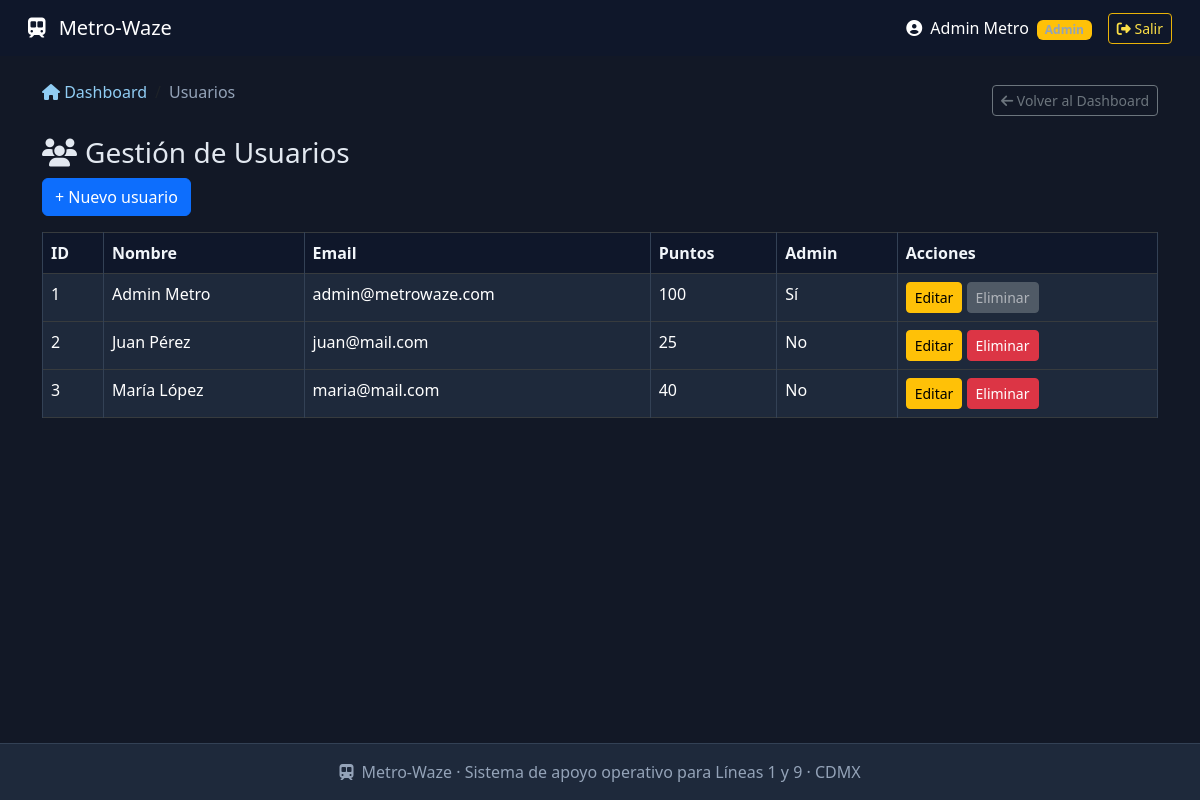
The page /usuarios.php (signed in) on the database its author committed.
### tables this page shows
CREATE TABLE usuario (
    id_usuario INT PRIMARY KEY AUTO_INCREMENT NOT NULL,
    nombre VARCHAR(100) NOT NULL,
    email VARCHAR(100) NOT NULL UNIQUE,
    password VARCHAR(100) NOT NULL,
    puntos_reputacion INT NOT NULL DEFAULT 0,
    es_admin BOOLEAN NOT NULL DEFAULT FALSE
);

### usuarios.php (the view, shortened to what this page needs)
<?php
require_once 'header.php';
require_once 'conexion.php';
$usuarios = $pdo->query("SELECT * FROM usuario ORDER BY id_usuario")->fetchAll();
?>
<h3><i class="fas fa-users me-2"></i>Gestión de Usuarios</h3>
<button class="btn btn-primary mb-3" data-bs-toggle="modal" data-bs-target="#modalUsuario">+ Nuevo usuario</button>
<div class="table-responsive">
    <table class="table table-bordered table-hover">
        <thead class="table-dark">
            <tr><th>ID</th><th>Nombre</th><th>Email</th><th>Puntos</th><th>Admin</th><th>Acciones</th></tr>
        </thead>
        <tbody class="table-dark">
        <?php foreach ($usuarios as $u): ?>
            <tr>
                <td><?= $u['id_usuario'] ?></td>
                <td><?= htmlspecialchars($u['nombre']) ?></td>
                <td><?= htmlspecialchars($u['email']) ?></td>
                <td><?= $u['puntos_reputacion'] ?></td>
                <td><?= $u['es_admin'] ? 'Sí' : 'No' ?></td>
                <td>
                    <button class="btn btn-sm btn-warning" onclick="editarUsuario(<?= htmlspecialchars(json_encode($u)) ?>)">Editar</button>
                    <?php if ($u['id_usuario'] != $_SESSION['user_id']): ?>
                        <a href="?eliminar=<?= $u['id_usuario'] ?>" class="btn btn-sm btn-danger" onclick="return confirm('¿Eliminar permanentemente a este usuario? Todas sus validaciones y reportes se borrarán.')">Eliminar</a>
                    <?php else: ?>
                        <button class="btn btn-sm btn-secondary" disabled title="No puedes eliminarte">Eliminar</button>
                    <?php endif; ?>
                </td>
            </tr>
        <?php endforeach; ?>
        </tbody>
    </table>
</div>
<?php require_once 'footer.php'; ?>

### header.php (style rules this page uses)
body { background: #121826; color: #e2e8f0; display: flex; flex-direction: column; min-height: 100vh; font-family: 'Segoe UI', system-ui; }
h1, h2, h3, h4, h5, h6, p, span, div:not(.modal-content):not(.card-dashboard) { color: #e2e8f0; }
.table, .table-hover, .table-bordered, .table-striped { background-color: #1e293b !important; color: #e2e8f0 !important; border-color: #334155 !important; }
.table th, .table td { border-color: #334155 !important; background-color: inherit !important; }
.table thead th, .table-dark thead th { background-color: #0f172a !important; color: #f1f5f9 !important; border-bottom-color: #334155 !important; }

### rows shown on the page
usuario: id_usuario "1", nombre "Admin Metro", email "admin@metrowaze.com", puntos_reputacion "100", es_admin "Sí", shows "Eliminar"
usuario: id_usuario "2", nombre "Juan Pérez", email "juan@mail.com", puntos_reputacion "25", es_admin "No"
usuario: id_usuario "3", nombre "María López", email "maria@mail.com", puntos_reputacion "40", es_admin "No"

### other values the page prints
$usuario_nombre "Admin Metro"
$page_title "Usuarios"
